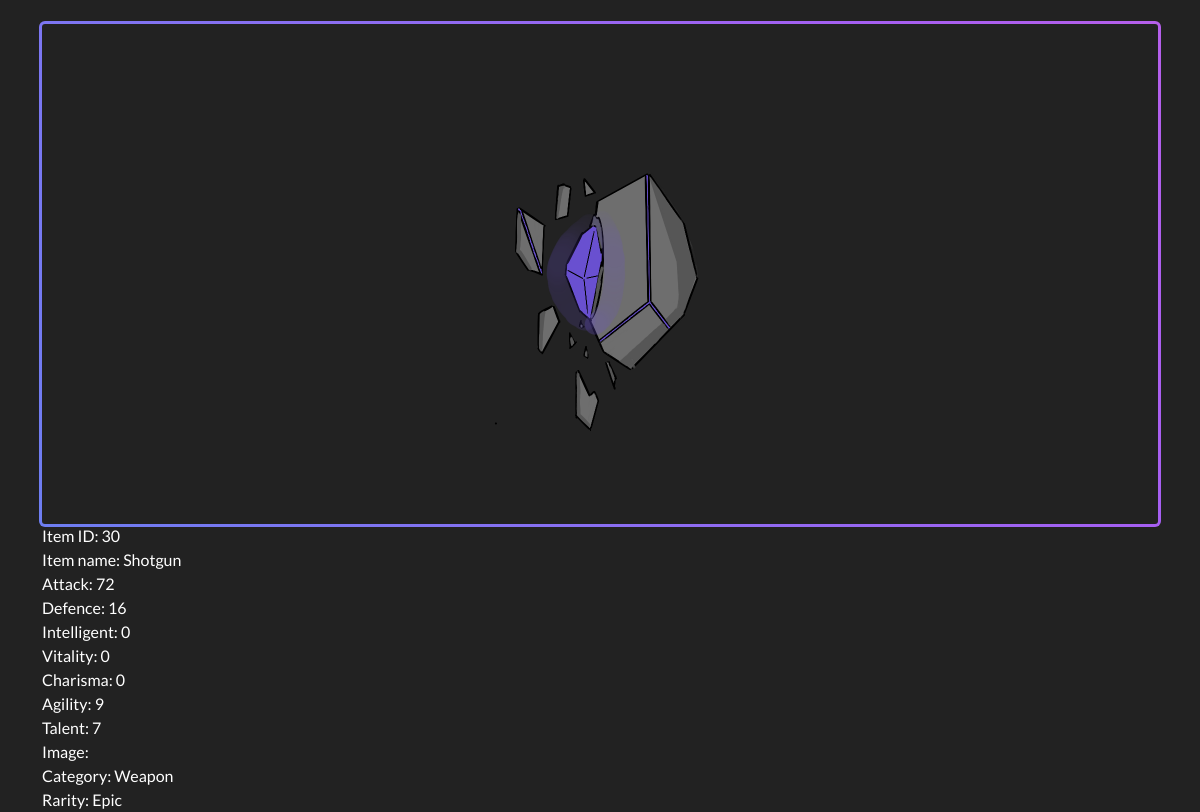
/buyitem.php?item_id=30 (signed in), run on the app's committed database.
### tables this page shows
CREATE TABLE `item` (
  `Id_Item` int(200) NOT NULL,
  `Name` varchar(50) NOT NULL DEFAULT 'Item_Null',
  `Atk` int(99) NOT NULL DEFAULT 0,
  `Def` int(99) NOT NULL DEFAULT 0,
  `Int` int(99) NOT NULL DEFAULT 0,
  `Vit` int(99) NOT NULL DEFAULT 0,
  `Cha` int(99) NOT NULL DEFAULT 0,
  `Agi` int(99) NOT NULL DEFAULT 0,
  `Tal` int(99) NOT NULL DEFAULT 0,
  `Img` mediumblob DEFAULT NULL,
  `Hold_or_Sell` enum('H','S') NOT NULL DEFAULT 'H',
  `Category_Id` int(200) NOT NULL,
  `Rarity_Id` int(200) NOT NULL,
  `User_Id` int(200) NOT NULL DEFAULT 0
);

CREATE TABLE `catagory` (
  `Id_Category` int(200) NOT NULL,
  `Name` varchar(50) NOT NULL
);

CREATE TABLE `rarity` (
  `Rarity` int(200) NOT NULL,
  `Name` varchar(50) NOT NULL
);

### buyitem.php (the view, shortened to what this page needs)
<!DOCTYPE html>
<html lang="en">
<head>
    <link href="https://cdn.jsdelivr.net/npm/bootstrap@5.1.0/dist/css/bootstrap.min.css" rel="stylesheet">
    <link rel="stylesheet" href="https://cdn.jsdelivr.net/npm/bootstrap-icons@1.5.0/font/bootstrap-icons.css">
    <link rel="stylesheet" href="https://cdnjs.cloudflare.com/ajax/libs/meyer-reset/2.0/reset.min.css">
    <link rel="stylesheet" href="Card1.css">
  </head>
<body style="background-color: #222">
    <div class="container">
        <div class="gradient-border mt-4">
            <div class="conatiner">
                    <?php
                        $item_id=$_GET['item_id'];
                        $conn=new PDO("mysql:host=localhost;dbname=spaceutopia;charset=utf8","root","");
                        $sql="SELECT t1.Id_Item,t1.Name,t1.Atk,t1.Def,t1.Int,t1.Vit,t1.Cha,t1.Agi,t1.Tal,t1.Img,t1.Hold_Or_Sell,t2.Name,t3.Name
                        FROM item AS t1 INNER JOIN catagory AS t2 ON (t1.Category_Id=t2.Id_Category)
                        INNER JOIN rarity AS t3 ON (t1.Rarity_Id=t3.Rarity) WHERE Id_Item = $item_id ";
                        $result =  $conn -> query($sql);
                        while($row=$result->fetch()){
                            echo "<img src='Stone.png' alt='Item' style='width: 500px;'>";
                            echo 'Item ID: '.$row[0].'<br>';
                            echo 'Item name: '.$row[1].'<br>';
                            echo 'Attack: '.$row[2].'<br>';
                            echo 'Defence: '.$row[3].'<br>';
                            echo 'Intelligent: '.$row[4].'<br>';
                            echo 'Vitality: '.$row[5].'<br>';
                            echo 'Charisma: '.$row[6].'<br>';
                            echo 'Agility: '.$row[7].'<br>';
                            echo 'Talent: '.$row[8].'<br>';
                            echo 'Image: '.$row[9].'<br>';
                            echo 'Category: '.$row[11].'<br>';
                            echo 'Rarity: '.$row[12].'<br>';
                        }
                    ?>
            </div>
        </div>
    </div>
</body>
</html>

### Card1.css (style rules this page uses)
.conatiner { width: 100%; height: 500px; }

### buyitem.php (style rules this page uses)
img { display: block; margin-left: auto; margin-right: auto; }
.gradient-border { --border-width: 3px; position: relative; justify-content: center; align-items: center; font-family: Lato, sans-serif; color: white; background: #222; border-radius: var(--border-width); }
.gradient-border::after { position: absolute; content: ""; top: calc(-1 * var(--border-width)); left: calc(-1 * var(--border-width)); z-index: -1; width: calc(100% + var(--border-width) * 2); height: calc(100% + var(--border-width) * 2); background: linear-gradient(60deg, #5f86f2, #a65ff2, #f25fd0, #f25f61); background-size: 300% 300%; background-position: 0 50%; border-radius: calc(2 * var(--border-width)); animation: moveGradient 4s alternate infinite; }

### data on the page
item: Id_Item "30", Name "Shotgun", Atk "72", Def "16", Int "0", Vit "0", Cha "0", Agi "9", Tal "7", catagory.Name "Weapon", Rarity_Id.Name "Epic"
